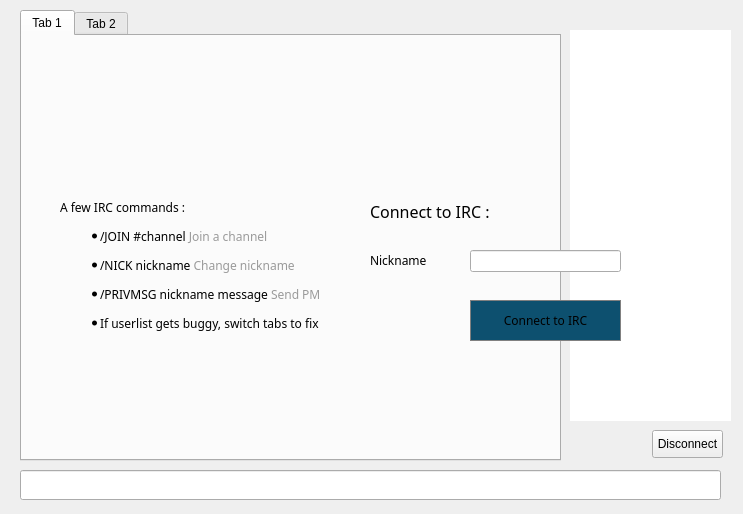
<?xml version="1.0" encoding="UTF-8"?>
<ui version="4.0">
 <class>ChatWindowClass</class>
 <widget class="QWidget" name="ChatWindowClass">
  <property name="geometry">
   <rect>
    <x>0</x>
    <y>0</y>
    <width>743</width>
    <height>514</height>
   </rect>
  </property>
  <widget class="QWidget" name="widget_2" native="true">
   <property name="geometry">
    <rect>
     <x>0</x>
     <y>0</y>
     <width>741</width>
     <height>511</height>
    </rect>
   </property>
   <widget class="QWidget" name="splitter" native="true">
    <property name="enabled">
     <bool>true</bool>
    </property>
    <property name="geometry">
     <rect>
      <x>10</x>
      <y>10</y>
      <width>721</width>
      <height>501</height>
     </rect>
    </property>
    <property name="styleSheet">
     <string notr="true"/>
    </property>
    <widget class="QTabWidget" name="tab">
     <property name="geometry">
      <rect>
       <x>10</x>
       <y>0</y>
       <width>541</width>
       <height>451</height>
      </rect>
     </property>
     <property name="styleSheet">
      <string notr="true"/>
     </property>
     <property name="tabShape">
      <enum>QTabWidget::Rounded</enum>
     </property>
     <property name="currentIndex">
      <number>0</number>
     </property>
     <property name="tabsClosable">
      <bool>false</bool>
     </property>
     <widget class="QWidget" name="widget_4">
      <attribute name="title">
       <string>Tab 1</string>
      </attribute>
     </widget>
     <widget class="QWidget" name="tab_5">
      <attribute name="title">
       <string>Tab 2</string>
      </attribute>
     </widget>
    </widget>
    <widget class="QLineEdit" name="lineEdit">
     <property name="geometry">
      <rect>
       <x>10</x>
       <y>460</y>
       <width>701</width>
       <height>30</height>
      </rect>
     </property>
     <property name="sizePolicy">
      <sizepolicy hsizetype="Fixed" vsizetype="Fixed">
       <horstretch>0</horstretch>
       <verstretch>0</verstretch>
      </sizepolicy>
     </property>
     <property name="maximumSize">
      <size>
       <width>16777215</width>
       <height>30</height>
      </size>
     </property>
    </widget>
    <widget class="QListView" name="userView">
     <property name="geometry">
      <rect>
       <x>560</x>
       <y>20</y>
       <width>161</width>
       <height>391</height>
      </rect>
     </property>
     <property name="minimumSize">
      <size>
       <width>0</width>
       <height>300</height>
      </size>
     </property>
     <property name="styleSheet">
      <string notr="true">border-radius:10px;</string>
     </property>
    </widget>
    <widget class="QPushButton" name="disconnect">
     <property name="geometry">
      <rect>
       <x>642</x>
       <y>420</y>
       <width>71</width>
       <height>28</height>
      </rect>
     </property>
     <property name="text">
      <string>Disconnect</string>
     </property>
    </widget>
   </widget>
   <widget class="QWidget" name="hide3" native="true">
    <property name="geometry">
     <rect>
      <x>0</x>
      <y>0</y>
      <width>741</width>
      <height>511</height>
     </rect>
    </property>
    <property name="styleSheet">
     <string notr="true">font-family:Proxima Nova Rg;</string>
    </property>
    <widget class="QWidget" name="layoutWidget">
     <property name="geometry">
      <rect>
       <x>10</x>
       <y>6</y>
       <width>731</width>
       <height>41</height>
      </rect>
     </property>
     <layout class="QHBoxLayout" name="hide1">
      <property name="spacing">
       <number>7</number>
      </property>
     </layout>
    </widget>
    <widget class="QLabel" name="label_2">
     <property name="geometry">
      <rect>
       <x>60</x>
       <y>160</y>
       <width>291</width>
       <height>211</height>
      </rect>
     </property>
     <property name="text">
      <string>&lt;html&gt;&lt;head/&gt;&lt;body&gt;&lt;p&gt;A few IRC commands :&lt;/p&gt;&lt;ul style=&quot;margin-top: 0px; margin-bottom: 0px; margin-left: 0px; margin-right: 0px; -qt-list-indent: 1;&quot;&gt;&lt;li style=&quot; margin-top:12px; margin-bottom:12px; margin-left:0px; margin-right:0px; -qt-block-indent:0; text-indent:0px;&quot;&gt;/JOIN #channel &lt;span style=&quot; color:#9a9a9a;&quot;&gt;Join a channel&lt;/span&gt;&lt;/li&gt;&lt;li style=&quot; margin-top:12px; margin-bottom:12px; margin-left:0px; margin-right:0px; -qt-block-indent:0; text-indent:0px;&quot;&gt;/NICK nickname &lt;span style=&quot; color:#9a9a9a;&quot;&gt;Change nickname&lt;/span&gt;&lt;/li&gt;&lt;li style=&quot; margin-top:12px; margin-bottom:12px; margin-left:0px; margin-right:0px; -qt-block-indent:0; text-indent:0px;&quot;&gt;/PRIVMSG nickname message &lt;span style=&quot; color:#9a9a9a;&quot;&gt;Send PM &lt;/span&gt;&lt;/li&gt;&lt;li style=&quot; margin-top:0px; margin-bottom:0px; margin-left:0px; margin-right:0px; -qt-block-indent:0; text-indent:0px;&quot;&gt;If userlist gets buggy, switch tabs to fix&lt;/li&gt;&lt;/ul&gt;&lt;/body&gt;&lt;/html&gt;</string>
     </property>
    </widget>
    <widget class="QLineEdit" name="editPseudo">
     <property name="geometry">
      <rect>
       <x>470</x>
       <y>250</y>
       <width>151</width>
       <height>22</height>
      </rect>
     </property>
     <property name="text">
      <string/>
     </property>
    </widget>
    <widget class="QLabel" name="label_5">
     <property name="geometry">
      <rect>
       <x>370</x>
       <y>250</y>
       <width>61</width>
       <height>21</height>
      </rect>
     </property>
     <property name="text">
      <string>Nickname</string>
     </property>
    </widget>
    <widget class="QPushButton" name="buttonConnect">
     <property name="geometry">
      <rect>
       <x>470</x>
       <y>300</y>
       <width>151</width>
       <height>41</height>
      </rect>
     </property>
     <property name="styleSheet">
      <string notr="true">border-radius:40px;border:1px solid grey;
background-color: rgb(13, 80, 111);</string>
     </property>
     <property name="text">
      <string>Connect to IRC</string>
     </property>
    </widget>
    <widget class="QLabel" name="label_10">
     <property name="geometry">
      <rect>
       <x>370</x>
       <y>200</y>
       <width>161</width>
       <height>21</height>
      </rect>
     </property>
     <property name="text">
      <string>&lt;html&gt;&lt;head/&gt;&lt;body&gt;&lt;p&gt;&lt;span style=&quot; font-size:12pt;&quot;&gt;Connect to IRC :&lt;/span&gt;&lt;/p&gt;&lt;/body&gt;&lt;/html&gt;</string>
     </property>
    </widget>
   </widget>
  </widget>
  <action name="actionQuit">
   <property name="text">
    <string>Quitter</string>
   </property>
   <property name="shortcut">
    <string>Ctrl+Q</string>
   </property>
  </action>
  <action name="actionCloseTab">
   <property name="text">
    <string>Fermer l'onglet</string>
   </property>
  </action>
 </widget>
 <layoutdefault spacing="6" margin="11"/>
 <resources/>
 <connections/>
</ui>
